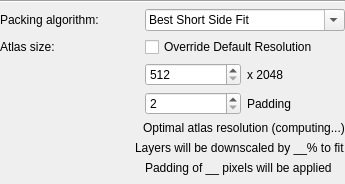
           <widget class="QWidget" name="textureAtlasSettingsPanel" native="true">
            <property name="sizePolicy">
             <sizepolicy hsizetype="Preferred" vsizetype="Fixed">
              <horstretch>0</horstretch>
              <verstretch>0</verstretch>
             </sizepolicy>
            </property>
            <property name="minimumSize">
             <size>
              <width>0</width>
              <height>0</height>
             </size>
            </property>
            <layout class="QVBoxLayout" name="textureAtlasSettingsVerticalLayout">
             <property name="leftMargin">
              <number>0</number>
             </property>
             <property name="topMargin">
              <number>0</number>
             </property>
             <property name="rightMargin">
              <number>0</number>
             </property>
             <property name="bottomMargin">
              <number>9</number>
             </property>
             <item>
              <widget class="Line" name="textureAtlasSettingsLine">
               <property name="orientation">
                <enum>Qt::Horizontal</enum>
               </property>
              </widget>
             </item>
             <item>
              <layout class="QHBoxLayout" name="textureAtlasAlgoGroup">
               <item>
                <widget class="QLabel" name="textureAtlasAlgoLabel">
                 <property name="minimumSize">
                  <size>
                   <width>90</width>
                   <height>0</height>
                  </size>
                 </property>
                 <property name="maximumSize">
                  <size>
                   <width>16777215</width>
                   <height>16777215</height>
                  </size>
                 </property>
                 <property name="toolTip">
                  <string>&lt;html&gt;&lt;head/&gt;&lt;body&gt;&lt;p&gt;&lt;span style=&quot; font-weight:600;&quot;&gt;Best Short Side Fit:&lt;/span&gt; Positions each island against the short side of a free rectangle into which it fits the best.&lt;/p&gt;&lt;p&gt;&lt;span style=&quot; font-weight:600;&quot;&gt;Best Long Side Fit:&lt;/span&gt; Positions each island against the long side of a free rectangle into which it fits the best.&lt;br/&gt;&lt;br/&gt;&lt;span style=&quot; font-weight:600;&quot;&gt;Best Area Fit:&lt;/span&gt; Positions each island into the smallest free rectangle into which it fits.&lt;/p&gt;&lt;p&gt;&lt;span style=&quot; font-weight:600;&quot;&gt;Bottom Left Rule:&lt;/span&gt; Tetris style placement.&lt;/p&gt;&lt;p&gt;&lt;span style=&quot; font-weight:600;&quot;&gt;Contact Point Rule:&lt;/span&gt; Choosest the placement where an island touches other islands as much as possible.&lt;/p&gt;&lt;/body&gt;&lt;/html&gt;</string>
                 </property>
                 <property name="text">
                  <string>Packing algorithm:</string>
                 </property>
                </widget>
               </item>
               <item>
                <spacer name="textureAtlasAlgoSpacer">
                 <property name="orientation">
                  <enum>Qt::Horizontal</enum>
                 </property>
                 <property name="sizeHint" stdset="0">
                  <size>
                   <width>40</width>
                   <height>20</height>
                  </size>
                 </property>
                </spacer>
               </item>
               <item>
                <widget class="QComboBox" name="textureAtlasAlgoComboBox">
                 <property name="minimumSize">
                  <size>
                   <width>200</width>
                   <height>0</height>
                  </size>
                 </property>
                 <property name="toolTip">
                  <string>&lt;html&gt;&lt;head/&gt;&lt;body&gt;&lt;p&gt;&lt;span style=&quot; font-weight:600;&quot;&gt;Best Short Side Fit:&lt;/span&gt; Positions each island against the short side of a free rectangle into which it fits the best.&lt;/p&gt;&lt;p&gt;&lt;span style=&quot; font-weight:600;&quot;&gt;Best Long Side Fit:&lt;/span&gt; Positions each island against the long side of a free rectangle into which it fits the best.&lt;br/&gt;&lt;br/&gt;&lt;span style=&quot; font-weight:600;&quot;&gt;Best Area Fit:&lt;/span&gt; Positions each island into the smallest free rectangle into which it fits.&lt;/p&gt;&lt;p&gt;&lt;span style=&quot; font-weight:600;&quot;&gt;Bottom Left Rule:&lt;/span&gt; Tetris style placement.&lt;/p&gt;&lt;p&gt;&lt;span style=&quot; font-weight:600;&quot;&gt;Contact Point Rule:&lt;/span&gt; Choosest the placement where an island touches other islands as much as possible.&lt;/p&gt;&lt;/body&gt;&lt;/html&gt;</string>
                 </property>
                 <property name="editable">
                  <bool>true</bool>
                 </property>
                 <property name="currentText">
                  <string>Best Short Side Fit</string>
                 </property>
                 <property name="currentIndex">
                  <number>0</number>
                 </property>
                 <item>
                  <property name="text">
                   <string>Best Short Side Fit</string>
                  </property>
                 </item>
                 <item>
                  <property name="text">
                   <string>Best Long Side Fit</string>
                  </property>
                 </item>
                 <item>
                  <property name="text">
                   <string>Best Area Fit</string>
                  </property>
                 </item>
                 <item>
                  <property name="text">
                   <string>Bottom Left Rule</string>
                  </property>
                 </item>
                 <item>
                  <property name="text">
                   <string>Contact Point Rule</string>
                  </property>
                 </item>
                </widget>
               </item>
              </layout>
             </item>
             <item>
              <layout class="QHBoxLayout" name="textureAtlasOverrideGroup">
               <item>
                <widget class="QLabel" name="textureAtlasOverrideLabel">
                 <property name="minimumSize">
                  <size>
                   <width>90</width>
                   <height>0</height>
                  </size>
                 </property>
                 <property name="toolTip">
                  <string>&lt;html&gt;&lt;head/&gt;&lt;body&gt;&lt;p&gt;When enabled allows for setting the texture atlas to a preferred resolution, without changing the atlas packing layout.&lt;/p&gt;&lt;p&gt;The &lt;span style=&quot; font-style:italic;&quot;&gt;Optimal Atlas Resolution&lt;/span&gt; below indicates the pixel size of the texture atlas when optimally packed with minimum empty space.&lt;/p&gt;&lt;/body&gt;&lt;/html&gt;</string>
                 </property>
                 <property name="text">
                  <string>Atlas size:</string>
                 </property>
                </widget>
               </item>
               <item>
                <spacer name="textureAtlasOverrideSpacer">
                 <property name="orientation">
                  <enum>Qt::Horizontal</enum>
                 </property>
                 <property name="sizeHint" stdset="0">
                  <size>
                   <width>40</width>
                   <height>20</height>
                  </size>
                 </property>
                </spacer>
               </item>
               <item>
                <widget class="QCheckBox" name="textureAtlasOverrideChk">
                 <property name="minimumSize">
                  <size>
                   <width>200</width>
                   <height>0</height>
                  </size>
                 </property>
                 <property name="toolTip">
                  <string>&lt;html&gt;&lt;head/&gt;&lt;body&gt;&lt;p&gt;When enabled allows for setting the texture atlas to a preferred resolution, without changing the atlas packing layout.&lt;/p&gt;&lt;p&gt;The &lt;span style=&quot; font-style:italic;&quot;&gt;Optimal Atlas Resolution&lt;/span&gt; below indicates the pixel size of the texture atlas when optimally packed with minimum empty space.&lt;/p&gt;&lt;/body&gt;&lt;/html&gt;</string>
                 </property>
                 <property name="text">
                  <string>Override Default Resolution</string>
                 </property>
                </widget>
               </item>
              </layout>
             </item>
             <item>
              <widget class="QWidget" name="textureAtlasSizeGroup" native="true">
               <property name="sizePolicy">
                <sizepolicy hsizetype="Preferred" vsizetype="Minimum">
                 <horstretch>0</horstretch>
                 <verstretch>0</verstretch>
                </sizepolicy>
               </property>
               <layout class="QHBoxLayout" name="textureAtlasSizeGroupLayout">
                <property name="leftMargin">
                 <number>0</number>
                </property>
                <property name="topMargin">
                 <number>0</number>
                </property>
                <property name="rightMargin">
                 <number>0</number>
                </property>
                <property name="bottomMargin">
                 <number>0</number>
                </property>
                <item>
                 <spacer name="textureAtlasSizeSpacer">
                  <property name="orientation">
                   <enum>Qt::Horizontal</enum>
                  </property>
                  <property name="sizeHint" stdset="0">
                   <size>
                    <width>40</width>
                    <height>0</height>
                   </size>
                  </property>
                 </spacer>
                </item>
                <item>
                 <widget class="QSpinBox" name="textureAtlasSizeSpin">
                  <property name="minimumSize">
                   <size>
                    <width>96</width>
                    <height>0</height>
                   </size>
                  </property>
                  <property name="toolTip">
                   <string>&lt;html&gt;&lt;head/&gt;&lt;body&gt;&lt;p&gt;Set your custom texture resolution. Game engines will only support standard square texture sizes of 512, 1024, 2048, 4096 and 8192.&lt;/p&gt;&lt;/body&gt;&lt;/html&gt;</string>
                  </property>
                  <property name="minimum">
                   <number>512</number>
                  </property>
                  <property name="maximum">
                   <number>8192</number>
                  </property>
                 </widget>
                </item>
                <item>
                 <widget class="QLabel" name="textureAtlasSizeLabel">
                  <property name="sizePolicy">
                   <sizepolicy hsizetype="Minimum" vsizetype="Preferred">
                    <horstretch>0</horstretch>
                    <verstretch>0</verstretch>
                   </sizepolicy>
                  </property>
                  <property name="minimumSize">
                   <size>
                    <width>98</width>
                    <height>0</height>
                   </size>
                  </property>
                  <property name="text">
                   <string>x 2048</string>
                  </property>
                 </widget>
                </item>
               </layout>
              </widget>
             </item>
             <item>
              <widget class="QWidget" name="textureAtlasPaddingGroup" native="true">
               <property name="sizePolicy">
                <sizepolicy hsizetype="Preferred" vsizetype="Minimum">
                 <horstretch>0</horstretch>
                 <verstretch>0</verstretch>
                </sizepolicy>
               </property>
               <layout class="QHBoxLayout" name="textureAtlasPaddingGroupLayout">
                <property name="leftMargin">
                 <number>0</number>
                </property>
                <property name="topMargin">
                 <number>0</number>
                </property>
                <property name="rightMargin">
                 <number>0</number>
                </property>
                <property name="bottomMargin">
                 <number>0</number>
                </property>
                <item>
                 <spacer name="textureAtlasPaddingSpacer">
                  <property name="orientation">
                   <enum>Qt::Horizontal</enum>
                  </property>
                  <property name="sizeHint" stdset="0">
                   <size>
                    <width>40</width>
                    <height>0</height>
                   </size>
                  </property>
                 </spacer>
                </item>
                <item>
                 <widget class="QSpinBox" name="textureAtlasPaddingSpin">
                  <property name="minimumSize">
                   <size>
                    <width>96</width>
                    <height>0</height>
                   </size>
                  </property>
                  <property name="toolTip">
                   <string>&lt;html&gt;&lt;head/&gt;&lt;body&gt;&lt;p&gt;The number of empty pixels between each UV island. If you are experiences unwanted artifacts on the edges of your geometry, try increasing this value.&lt;/p&gt;&lt;/body&gt;&lt;/html&gt;</string>
                  </property>
                  <property name="minimum">
                   <number>2</number>
                  </property>
                 </widget>
                </item>
                <item>
                 <widget class="QLabel" name="textureAtlasPaddingLabel">
                  <property name="sizePolicy">
                   <sizepolicy hsizetype="Minimum" vsizetype="Preferred">
                    <horstretch>0</horstretch>
                    <verstretch>0</verstretch>
                   </sizepolicy>
                  </property>
                  <property name="minimumSize">
                   <size>
                    <width>98</width>
                    <height>0</height>
                   </size>
                  </property>
                  <property name="text">
                   <string>Padding</string>
                  </property>
                 </widget>
                </item>
               </layout>
              </widget>
             </item>
             <item>
              <widget class="QWidget" name="textureAtlasInfoFitGroup" native="true">
               <property name="sizePolicy">
                <sizepolicy hsizetype="Preferred" vsizetype="Minimum">
                 <horstretch>0</horstretch>
                 <verstretch>0</verstretch>
                </sizepolicy>
               </property>
               <layout class="QHBoxLayout" name="textureAtlasInfoFitGroupLayout">
                <property name="leftMargin">
                 <number>0</number>
                </property>
                <property name="topMargin">
                 <number>0</number>
                </property>
                <property name="rightMargin">
                 <number>0</number>
                </property>
                <property name="bottomMargin">
                 <number>0</number>
                </property>
                <item>
                 <spacer name="textureAtlasInfoFitSpacer">
                  <property name="orientation">
                   <enum>Qt::Horizontal</enum>
                  </property>
                  <property name="sizeHint" stdset="0">
                   <size>
                    <width>40</width>
                    <height>0</height>
                   </size>
                  </property>
                 </spacer>
                </item>
                <item>
                 <widget class="QLabel" name="textureAtlasInfoFitLabel">
                  <property name="sizePolicy">
                   <sizepolicy hsizetype="Minimum" vsizetype="Fixed">
                    <horstretch>0</horstretch>
                    <verstretch>0</verstretch>
                   </sizepolicy>
                  </property>
                  <property name="minimumSize">
                   <size>
                    <width>200</width>
                    <height>0</height>
                   </size>
                  </property>
                  <property name="text">
                   <string>Optimal atlas resolution (computing...)</string>
                  </property>
                 </widget>
                </item>
               </layout>
              </widget>
             </item>
             <item>
              <widget class="QWidget" name="textureAtlasInfoScalingGroup" native="true">
               <property name="sizePolicy">
                <sizepolicy hsizetype="Preferred" vsizetype="Minimum">
                 <horstretch>0</horstretch>
                 <verstretch>0</verstretch>
                </sizepolicy>
               </property>
               <layout class="QHBoxLayout" name="textureAtlasInfoScalingGroupLayout">
                <property name="leftMargin">
                 <number>0</number>
                </property>
                <property name="topMargin">
                 <number>0</number>
                </property>
                <property name="rightMargin">
                 <number>0</number>
                </property>
                <property name="bottomMargin">
                 <number>0</number>
                </property>
                <item>
                 <spacer name="textureAtlasInfoScalingSpacer">
                  <property name="orientation">
                   <enum>Qt::Horizontal</enum>
                  </property>
                  <property name="sizeHint" stdset="0">
                   <size>
                    <width>40</width>
                    <height>0</height>
                   </size>
                  </property>
                 </spacer>
                </item>
                <item>
                 <widget class="QLabel" name="textureAtlasInfoScalingLabel">
                  <property name="sizePolicy">
                   <sizepolicy hsizetype="Minimum" vsizetype="Fixed">
                    <horstretch>0</horstretch>
                    <verstretch>0</verstretch>
                   </sizepolicy>
                  </property>
                  <property name="minimumSize">
                   <size>
                    <width>200</width>
                    <height>0</height>
                   </size>
                  </property>
                  <property name="text">
                   <string>Layers will be downscaled by __% to fit</string>
                  </property>
                 </widget>
                </item>
               </layout>
              </widget>
             </item>
             <item>
              <widget class="QWidget" name="textureAtlasInfoPaddingGroup" native="true">
               <property name="sizePolicy">
                <sizepolicy hsizetype="Preferred" vsizetype="Minimum">
                 <horstretch>0</horstretch>
                 <verstretch>0</verstretch>
                </sizepolicy>
               </property>
               <layout class="QHBoxLayout" name="textureAtlasInfoPaddingGroupLayout">
                <property name="leftMargin">
                 <number>0</number>
                </property>
                <property name="topMargin">
                 <number>0</number>
                </property>
                <property name="rightMargin">
                 <number>0</number>
                </property>
                <property name="bottomMargin">
                 <number>0</number>
                </property>
                <item>
                 <spacer name="textureAtlasInfoPaddingSpacer">
                  <property name="orientation">
                   <enum>Qt::Horizontal</enum>
                  </property>
                  <property name="sizeHint" stdset="0">
                   <size>
                    <width>40</width>
                    <height>0</height>
                   </size>
                  </property>
                 </spacer>
                </item>
                <item>
                 <widget class="QLabel" name="textureAtlasInfoPaddingLabel">
                  <property name="sizePolicy">
                   <sizepolicy hsizetype="Minimum" vsizetype="Fixed">
                    <horstretch>0</horstretch>
                    <verstretch>0</verstretch>
                   </sizepolicy>
                  </property>
                  <property name="minimumSize">
                   <size>
                    <width>200</width>
                    <height>0</height>
                   </size>
                  </property>
                  <property name="text">
                   <string>Padding of __ pixels will be applied</string>
                  </property>
                 </widget>
                </item>
               </layout>
              </widget>
             </item>
            </layout>
           </widget>
